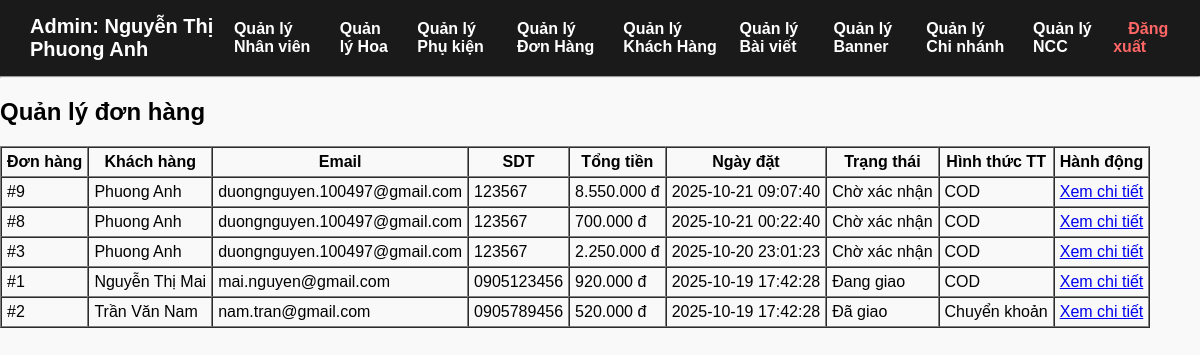
The app's page /admin/QLDONHANG/ql_donhang.php (signed in) with its own data.
### tables this page shows
CREATE TABLE `donhang` (
  `MaDon` int(11) NOT NULL,
  `MaKH` int(11) DEFAULT NULL,
  `NgayDat` datetime DEFAULT current_timestamp(),
  `TongTien` decimal(12,2) DEFAULT NULL,
  `TrangThai` varchar(50) DEFAULT 'Chờ xác nhận',
  `HinhThucThanhToan` varchar(50) DEFAULT NULL,
  `GhiChu` text DEFAULT NULL
);

CREATE TABLE `khachhang` (
  `MaKH` int(11) NOT NULL,
  `HoTen` varchar(100) NOT NULL,
  `Email` varchar(100) DEFAULT NULL,
  `SDT` varchar(15) DEFAULT NULL,
  `DiaChi` text DEFAULT NULL,
  `MatKhau` varchar(255) DEFAULT NULL,
  `NgayDangKy` datetime DEFAULT current_timestamp()
);

### admin/QLDONHANG/ql_donhang.php (the view)
<?php
include_once('../../config/db.php');
$sql = "SELECT d.*, k.HoTen, k.Email, k.SDT
        FROM donhang d
        JOIN khachhang k ON d.MaKH = k.MaKH
        ORDER BY d.NgayDat DESC";
$res = mysqli_query($conn, $sql);
include_once('../header_admin.php');
?>
<h2>Quản lý đơn hàng</h2>
<table border="1" cellpadding="5" cellspacing="0">
    <tr>
        <th>Đơn hàng</th>
        <th>Khách hàng</th>
        <th>Email</th>
        <th>SDT</th>
        <th>Tổng tiền</th>
        <th>Ngày đặt</th>
        <th>Trạng thái</th>
        <th>Hình thức TT</th>
        <th>Hành động</th>
    </tr>
    <?php while($don = mysqli_fetch_assoc($res)): ?>
    <tr>
        <td>#<?php echo $don['MaDon']; ?></td>
        <td><?php echo $don['HoTen']; ?></td>
        <td><?php echo $don['Email']; ?></td>
        <td><?php echo $don['SDT']; ?></td>
        <td><?php echo number_format($don['TongTien'],0,",","."); ?> đ</td>
        <td><?php echo $don['NgayDat']; ?></td>
        <td><?php echo $don['TrangThai']; ?></td>
        <td><?php echo $don['HinhThucThanhToan']; ?></td>
        <td>
            <a href="chitiet_don.php?MaDon=<?php echo $don['MaDon']; ?>">Xem chi tiết</a>
        </td>
    </tr>
    <?php endwhile; ?>
</table>

### admin/header_admin.php (shortened to what this page needs)
<!DOCTYPE html>
<html lang="vi">
<head>
</head>
<body>
<header>
    <h1>Admin: <?php echo htmlspecialchars($_SESSION['AdminHoTen']); ?></h1>
    <nav>
        <ul>
            <li><a href="QLNHANVIEN/ql_nhanvien.php">Quản lý Nhân viên</a></li>
            <li><a href="QLHOA/ql_hoa.php">Quản lý Hoa</a></li>
            <li><a href="QLPHUKIEN/ql_phukien.php">Quản lý Phụ kiện</a></li>
            <li><a href="QLDONHANG/ql_donhang.php">Quản lý Đơn Hàng</a></li>
            <li><a href="ql_hoa.php">Quản lý Khách Hàng</a></li>
            <li><a href="ql_baiviet.php">Quản lý Bài viết</a></li>
            <li><a href="ql_banner.php">Quản lý Banner</a></li>
            <li><a href="ql_chinhanh.php">Quản lý Chi nhánh</a></li>
            <li><a href="ql_hoa.php">Quản lý NCC</a></li>
            <li><a href="dangxuat_admin.php" class="logout">Đăng xuất</a></li>
        </ul>
    </nav>
</header>
<hr style="margin:0;">

### admin/header_admin.php (style rules this page uses)
body { font-family: Arial; margin:0; padding:0; background:#f9f9f9; }
header { background:#1a1a1a; color:#fff; padding:15px 30px; display:flex; justify-content:space-between; align-items:center; }
header h1 { margin:0; font-size:20px; }
nav ul { list-style:none; display:flex; gap:20px; margin:0; padding:0; }
nav ul li a { color:#fff; text-decoration:none; font-weight:bold; }
.logout { color:#ff6666; text-decoration:none; margin-left:15px; }

### records on screen
donhang: MaDon "9", MaKH.HoTen "Phuong Anh", MaKH.Email "duongnguyen.100497@gmail.com", MaKH.SDT "123567", TongTien "8.550.000", NgayDat "2025-10-21 09:07:40", TrangThai "Chờ xác nhận", HinhThucThanhToan "COD"
donhang: MaDon "8", MaKH.HoTen "Phuong Anh", MaKH.Email "duongnguyen.100497@gmail.com", MaKH.SDT "123567", TongTien "700.000", NgayDat "2025-10-21 00:22:40", TrangThai "Chờ xác nhận", HinhThucThanhToan "COD"
donhang: MaDon "3", MaKH.HoTen "Phuong Anh", MaKH.Email "duongnguyen.100497@gmail.com", MaKH.SDT "123567", TongTien "2.250.000", NgayDat "2025-10-20 23:01:23", TrangThai "Chờ xác nhận", HinhThucThanhToan "COD"
donhang: MaDon "1", MaKH.HoTen "Nguyễn Thị Mai", MaKH.Email "mai.nguyen@gmail.com", MaKH.SDT "0905123456", TongTien "920.000", NgayDat "2025-10-19 17:42:28", TrangThai "Đang giao", HinhThucThanhToan "COD"
donhang: MaDon "2", MaKH.HoTen "Trần Văn Nam", MaKH.Email "nam.tran@gmail.com", MaKH.SDT "0905789456", TongTien "520.000", NgayDat "2025-10-19 17:42:28", TrangThai "Đã giao", HinhThucThanhToan "Chuyển khoản"

### other values on screen
$_SESSION['AdminHoTen'] "Nguyễn Thị Phuong Anh"
